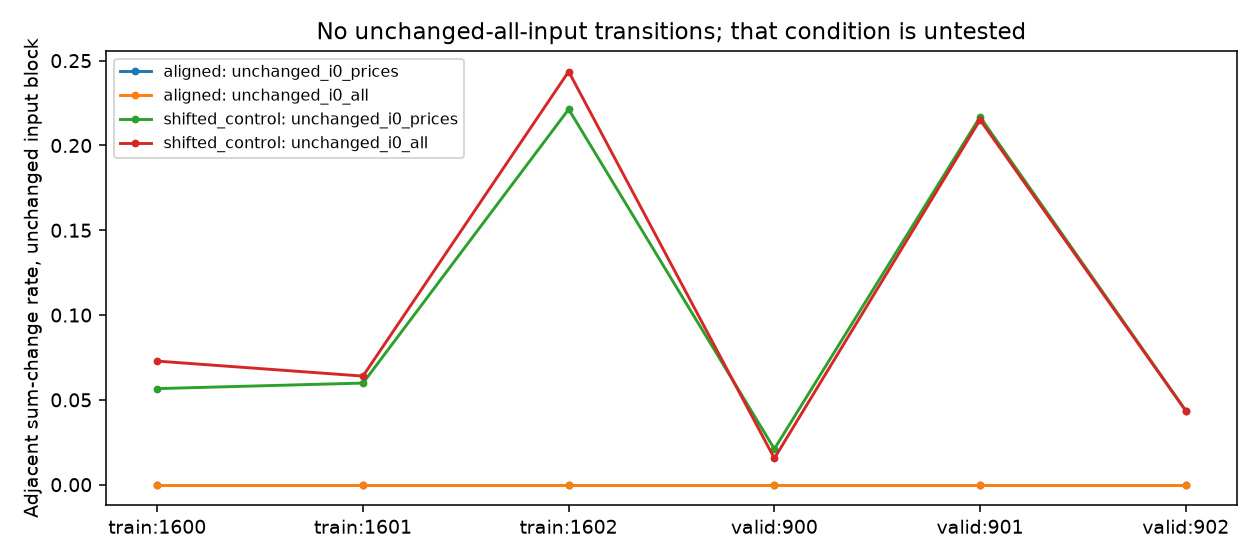

The Python source for this figure:
from __future__ import annotations

import hashlib
import json
from pathlib import Path

import matplotlib

matplotlib.use("Agg")
import matplotlib.pyplot as plt
import numpy as np
import pyarrow.parquet as pq

HERE = Path(__file__).resolve().parent
ROOT = HERE.parents[3]


def changes(x: np.ndarray) -> np.ndarray:
    """Identify adjacent changes in an input block without future access."""
    return np.any(x[1:] != x[:-1], axis=1)


def conditional_rates(targets: np.ndarray, masks: dict[str, np.ndarray]) -> dict:
    """Count diagnostic label changes conditional on unchanged inputs."""
    delta = np.diff(targets, axis=0)
    sum_changed = np.abs(delta.sum(axis=1)) > 1e-5
    difference_changed = np.abs(delta[:, 0] - delta[:, 1]) > 1e-5
    any_changed = np.any(np.abs(delta) > 1e-5, axis=1)
    return {
        name: {
            "rows": int(mask.sum()),
            "sum_changed": int((sum_changed & mask).sum()),
            "difference_changed": int((difference_changed & mask).sum()),
            "either_target_changed": int((any_changed & mask).sum()),
            "cancelling_target_changes": int((any_changed & ~sum_changed & mask).sum()),
            "sum_change_rate": float(np.mean(sum_changed[mask])) if mask.any() else None,
        }
        for name, mask in masks.items()
    }


def recurrence_witnesses(prices: np.ndarray, targets: np.ndarray) -> list[dict]:
    """Extract explicit witnesses for the already frozen exact-state test."""
    first_visit: dict[bytes, int] = {}
    witnesses = []
    event_count = np.r_[0, np.cumsum(changes(prices))]
    for row in range(99, len(prices)):
        key = prices[row].tobytes()
        previous = first_visit.setdefault(key, row)
        if abs(targets[row].sum() - targets[previous].sum()) > 1e-5:
            witnesses.append(
                {
                    "steps": [previous, row],
                    "targets": [targets[previous].tolist(), targets[row].tolist()],
                    "exact_price_equal": bool(np.array_equal(prices[previous], prices[row])),
                    "intervening_price_events": int(event_count[row] - event_count[previous]),
                    "price_row_sha256": hashlib.sha256(key).hexdigest(),
                }
            )
            if len(witnesses) == 3:
                break
    return witnesses


def main() -> None:
    """Run the frozen event falsifier on six previously exposed sequences."""
    frozen_bytes = (HERE / "HYPOTHESES_followup.json").read_bytes()
    hypothesis = json.loads(frozen_bytes)
    state = json.loads((HERE / "STATE.json").read_text())
    state["phase"] = "running_event_followup"
    state["commands"].append(
        "run_cpu.sh eda-puzzle-a .venv/bin/python research/campaign_2026-10-03/eda/puzzle_a/continuation_events.py"
    )
    (HERE / "STATE.json").write_text(json.dumps(state, indent=2))
    records = []
    for split in ["train", "valid"]:
        parquet = pq.ParquetFile(ROOT / "datasets" / f"{split}.parquet")
        inputs = [c for c in parquet.schema_arrow.names if c.startswith(("i0_", "i1_", "a"))]
        columns = inputs + ["seq_ix", "t0", "t1"]
        for group in hypothesis["cohorts"][f"{split}_row_groups"]:
            table = parquet.read_row_group(group, columns=columns)
            x = np.column_stack([table[c].to_numpy() for c in inputs])
            y = np.column_stack([table[c].to_numpy() for c in ["t0", "t1"]]).astype(np.float64)
            p_indices = [inputs.index(f"i0_p{i}") for i in range(22)]
            i0_indices = [i for i, c in enumerate(inputs) if c.startswith("i0_")]
            valid_rows = np.arange(1, len(y)) >= 99
            masks = {
                "all_rows": valid_rows,
                "unchanged_i0_prices": valid_rows & ~changes(x[:, p_indices]),
                "unchanged_i0_all": valid_rows & ~changes(x[:, i0_indices]),
                "unchanged_all_inputs": valid_rows & ~changes(x),
            }
            delta_sum = np.diff(y.sum(axis=1))
            witness_rows = (
                np.flatnonzero(masks["unchanged_all_inputs"] & (np.abs(delta_sum) > 1e-5))[:5] + 1
            )
            record = {
                "split": split,
                "row_group": group,
                "seq_ix": int(table["seq_ix"][0].as_py()),
                "input_columns": inputs,
                "selected_input_target_sha256": hashlib.sha256(
                    x.tobytes() + y.tobytes()
                ).hexdigest(),
                "aligned": conditional_rates(y, masks),
                "shifted_control": conditional_rates(np.roll(y, 997, axis=0), masks),
                "recurrent_price_sum_conflict_witnesses": recurrence_witnesses(x[:, p_indices], y),
                "unchanged_input_sum_conflict_witnesses": [
                    {
                        "step": int(row),
                        "previous_targets": y[row - 1].tolist(),
                        "current_targets": y[row].tolist(),
                        "input_equal": bool(np.array_equal(x[row - 1], x[row])),
                    }
                    for row in witness_rows
                ],
            }
            records.append(record)
    result = {"hypotheses_sha256": hashlib.sha256(frozen_bytes).hexdigest(), "records": records}
    (HERE / "continuation_events_results.json").write_text(json.dumps(result, indent=2))
    fig, ax = plt.subplots(figsize=(9, 4))
    indices = np.arange(len(records))
    for condition in ["aligned", "shifted_control"]:
        for name in ["unchanged_i0_prices", "unchanged_i0_all"]:
            rates = [r[condition][name]["sum_change_rate"] for r in records]
            ax.plot(indices, rates, ".-", label=f"{condition}: {name}")
    ax.set_title("No unchanged-all-input transitions; that condition is untested")
    ax.set_xticks(indices, [f"{r['split']}:{r['row_group']}" for r in records])
    ax.set_ylabel("Adjacent sum-change rate, unchanged input block")
    ax.legend(fontsize=8)
    fig.tight_layout()
    fig.savefig(HERE / "continuation_events.png", dpi=140)
    plt.close(fig)
    state["phase"] = "event_followup_complete"
    state["artifacts"] += [
        "HYPOTHESES_initial_frozen.json",
        "HYPOTHESES_followup.json",
        "continuation_events.py",
        "continuation_events_results.json",
        "continuation_events.png",
    ]
    (HERE / "STATE.json").write_text(json.dumps(state, indent=2))


if __name__ == "__main__":
    main()
